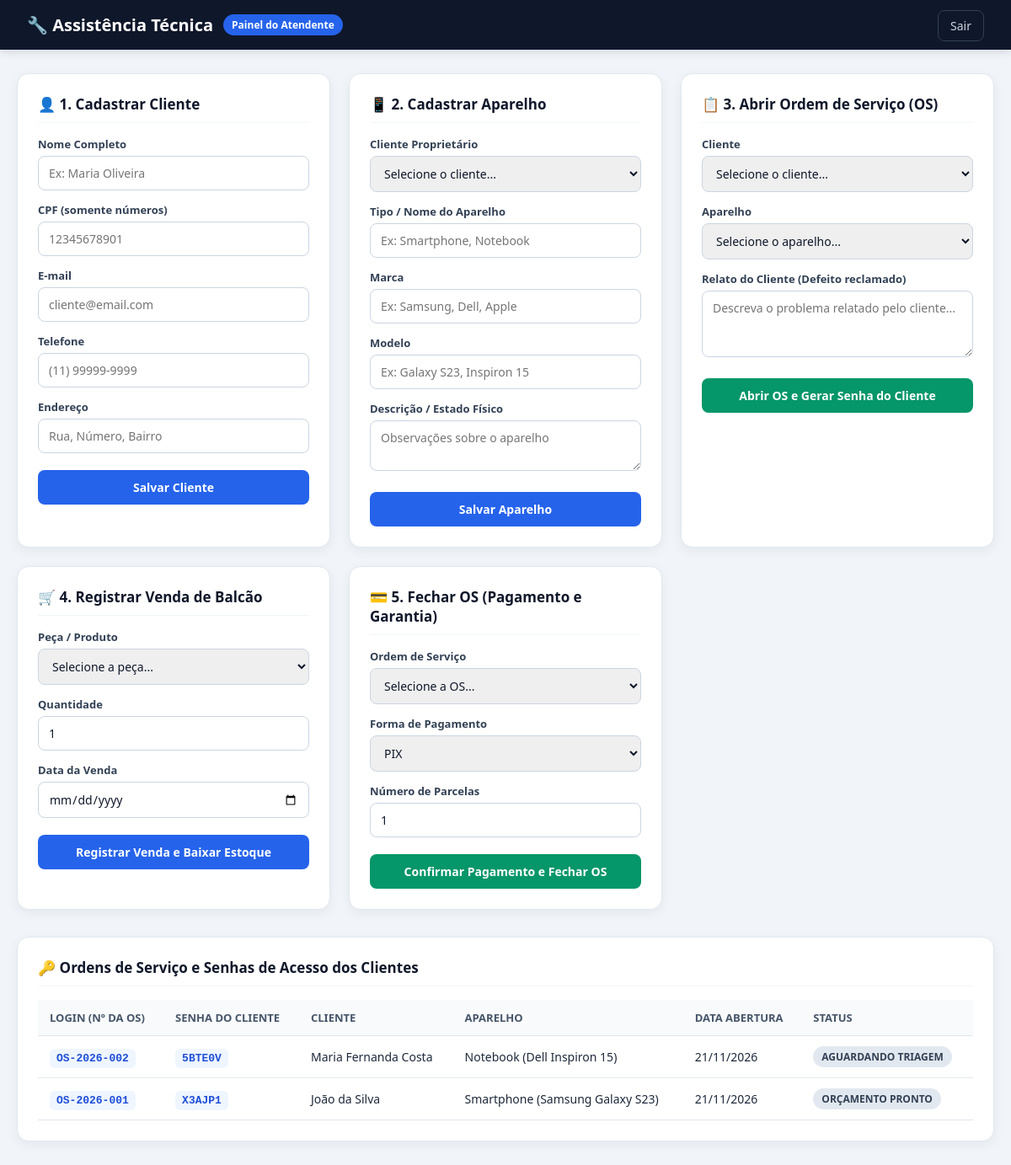
The app's page /atendente/ with its own data.
### app/models.py (models this page shows, shortened)
class OrdemServico(models.Model):
    STATUS_CHOICE = (
        ('AGUARDANDO TRIAGEM', 'Aguardando Triagem'),
        ('EM TRIAGEM', 'Em Triagem'),
        ('ORÇAMENTO PRONTO', 'Orçamento Pronto'),
        ('ORÇAMENTO ACEITO', 'Orçamento Aceito'),
        ('EM REPARO', 'Em Reparo'),
        ('TESTE', 'Teste'),
        ('PAGAMENTO FEITO', 'Pagamento Feito'),
        ('ENTREGUE', 'Entregue'),
        ('CANCELADO', 'Cancelado'),
    )
    def gerarNumeroOS():
        ano = datetime.date.today().year
        numero = OrdemServico.objects.filter(data_abertura__year=ano).count() + 1
        return f'OS-{ano}-{numero:03d}'
    numero_os = models.CharField(max_length=13, default=gerarNumeroOS)
    cliente = models.ForeignKey(Cliente, on_delete=models.CASCADE)
    aparelho = models.ForeignKey(Aparelho, on_delete=models.CASCADE)
    data_abertura = models.DateField()
    data_fechamento = models.DateField(null=True, blank=True)
    relato_cliente = models.TextField()
    Valor = models.ForeignKey(Orcamento, on_delete= models.CASCADE, null=True, blank=True)
    status = models.CharField(
        max_length=20,
        choices=STATUS_CHOICE,
        default = 'AGUARDANDO TRIAGEM'
    )

class Cliente(models.Model):
    user = models.OneToOneField(User, on_delete= models.CASCADE, null= True, blank = True)
    nome = models.CharField(max_length=100)
    email = models.EmailField()
    telefone = models.CharField(max_length=15)
    endereco = models.CharField(max_length=200)
    cpf = models.CharField(max_length=11)
    senha_acesso = models.CharField(max_length=10, null=True, blank=True)

class Aparelho(models.Model):
    nome = models.CharField(max_length=100)
    marca = models.CharField(max_length=100)
    modelo = models.CharField(max_length=100)
    cliente = models.ForeignKey(Cliente, on_delete=models.CASCADE)
    descricao = models.TextField()

### app/views.py (the view, shortened to what this page needs)
# urls.py: path('atendente/', views.painel_atendente, name = 'painel_atendente'),
def painel_atendente(request):
    mensagem = None
    atendente_obj = Atendente.objects.first()
    if not atendente_obj:
        atendente_obj = Atendente.objects.create(Nome="Atendente Padrão", Cargo="Atendente")
    contexto = {
        'clientes': Cliente.objects.all(),
        'aparelhos': Aparelho.objects.all(),
        'pecas': peca.objects.all(),
        'ordens': OrdemServico.objects.all().order_by('-id'),
        'mensagem': mensagem,
    }
    return render(request, 'painel_atendente.html', contexto)

### app/templates/painel_atendente.html (shortened to what this page needs)
<!DOCTYPE html>
<html lang="pt-br">
<head>
</head>
<body>
    <header>
        <div class="brand">
            <h1>🔧 Assistência Técnica</h1>
            <span class="badge-role">Painel do Atendente</span>
        </div>
        <div class="user-actions">
            <a href="{% url 'login' %}">Sair</a>
        </div>
    </header>
    <div class="container">
        <div class="grid-forms">
            <div class="card">
                <h2>👤 1. Cadastrar Cliente</h2>
                <form method="POST">
                    <div class="form-group">
                        <label>Nome Completo</label>
                        <input type="text" name="nome" placeholder="Ex: Maria Oliveira" required>
                    </div>
                    <div class="form-group">
                        <label>CPF (somente números)</label>
                        <input type="text" name="cpf" maxlength="11" placeholder="12345678901" required>
                    </div>
                    <div class="form-group">
                        <label>E-mail</label>
                        <input type="email" name="email" placeholder="cliente@email.com" required>
                    </div>
                    <div class="form-group">
                        <label>Telefone</label>
                        <input type="text" name="telefone" placeholder="(11) 99999-9999" required>
                    </div>
                    <div class="form-group">
                        <label>Endereço</label>
                        <input type="text" name="endereco" placeholder="Rua, Número, Bairro" required>
                    </div>
                    <button type="submit" class="btn">Salvar Cliente</button>
                </form>
            </div>
            <div class="card">
                <h2>📱 2. Cadastrar Aparelho</h2>
                <form method="POST">
                    <div class="form-group">
                        <label>Cliente Proprietário</label>
                        <select name="cliente_id" required>
                            <option value="">Selecione o cliente...</option>
                        </select>
                    </div>
                    <div class="form-group">
                        <label>Tipo / Nome do Aparelho</label>
                        <input type="text" name="nome" placeholder="Ex: Smartphone, Notebook" required>
                    </div>
                    <div class="form-group">
                        <label>Marca</label>
                        <input type="text" name="marca" placeholder="Ex: Samsung, Dell, Apple" required>
                    </div>
                    <div class="form-group">
                        <label>Modelo</label>
                        <input type="text" name="modelo" placeholder="Ex: Galaxy S23, Inspiron 15" required>
                    </div>
                    <div class="form-group">
                        <label>Descrição / Estado Físico</label>
                        <textarea name="descricao" rows="2" placeholder="Observações sobre o aparelho" required></textarea>
                    </div>
                    <button type="submit" class="btn">Salvar Aparelho</button>
                </form>
            </div>
            <div class="card">
                <h2>📋 3. Abrir Ordem de Serviço (OS)</h2>
                <form method="POST">
                    <div class="form-group">
                        <label>Cliente</label>
                        <select name="cliente_id" required>
                            <option value="">Selecione o cliente...</option>
                        </select>
                    </div>
                    <div class="form-group">
                        <label>Aparelho</label>
                        <select name="aparelho_id" required>
                            <option value="">Selecione o aparelho...</option>
                        </select>
                    </div>
                    <div class="form-group">
                        <label>Relato do Cliente (Defeito reclamado)</label>
                        <textarea name="relato_cliente" rows="3" placeholder="Descreva o problema relatado pelo cliente..." required></textarea>
                    </div>
                    <button type="submit" class="btn btn-success">Abrir OS e Gerar Senha do Cliente</button>
                </form>
            </div>
            <div class="card">
                <h2>🛒 4. Registrar Venda de Balcão</h2>
                <form method="POST">
                    <div class="form-group">
                        <label>Peça / Produto</label>
                        <select name="peca_id" required>
                            <option value="">Selecione a peça...</option>
                        </select>
                    </div>
                    <div class="form-group">
                        <label>Quantidade</label>
                        <input type="number" name="quantidade" min="1" value="1" required>
                    </div>
                    <div class="form-group">
                        <label>Data da Venda</label>
                        <input type="date" name="data_venda" required>
                    </div>
                    <button type="submit" class="btn">Registrar Venda e Baixar Estoque</button>
                </form>
            </div>
            <div class="card">
                <h2>💳 5. Fechar OS (Pagamento e Garantia)</h2>
                <form method="POST">
                    <div class="form-group">
                        <label>Ordem de Serviço</label>
                        <select name="os_id" required>
                            <option value="">Selecione a OS...</option>
                        </select>
                    </div>
                    <div class="form-group">
                        <label>Forma de Pagamento</label>
                        <select name="tipo_pagamento" required>
                            <option value="PIX">PIX</option>
                        </select>
                    </div>
                    <div class="form-group">
                        <label>Número de Parcelas</label>
                        <input type="number" name="parcelas" min="1" max="12" value="1" required>
                    </div>
                    <button type="submit" class="btn btn-success">Confirmar Pagamento e Fechar OS</button>
                </form>
            </div>
        </div>
        <div class="card table-card">
            <h2>🔑 Ordens de Serviço e Senhas de Acesso dos Clientes</h2>
            <table>
                <thead>
                    <tr>
                        <th>Login (Nº da OS)</th>
                        <th>Senha do Cliente</th>
                        <th>Cliente</th>
                        <th>Aparelho</th>
                        <th>Data Abertura</th>
                        <th>Status</th>
                    </tr>
                </thead>
                <tbody>
                    {% for os in ordens %}
                        <tr>
                            <td><span class="code-pill">{{ os.numero_os }}</span></td>
                            <td><span class="code-pill">{{ os.cliente.senha_acesso|default:"-" }}</span></td>
                            <td>{{ os.cliente.nome }}</td>
                            <td>{{ os.aparelho.nome }} ({{ os.aparelho.marca }} {{ os.aparelho.modelo }})</td>
                            <td>{{ os.data_abertura|date:"d/m/Y" }}</td>
                            <td><span class="status-badge">{{ os.status }}</span></td>
                        </tr>
                    {% empty %}
                        <tr>
                            <td colspan="6">Nenhuma Ordem de Serviço cadastrada ainda.</td>
                        </tr>
                    {% endfor %}
                </tbody>
            </table>
        </div>
    </div>
</body>
</html>

### app/templates/painel_atendente.html (style rules this page uses)
* { box-sizing: border-box; margin: 0; padding: 0; font-family: 'Segoe UI', Tahoma, Geneva, Verdana, sans-serif; }
body { background-color: #f1f5f9; color: #1e293b; min-height: 100vh; }
header { background-color: #0f172a; color: #ffffff; padding: 16px 32px; display: flex; align-items: center; justify-content: space-between; box-shadow: 0 2px 10px rgba(0, 0, 0, 0.15); }
header .brand { display: flex; align-items: center; gap: 12px; }
header h1 { font-size: 20px; font-weight: 700; }
header .badge-role { background-color: #2563eb; color: #ffffff; padding: 4px 10px; border-radius: 999px; font-size: 12px; font-weight: 600; }
header .user-actions a { color: #cbd5e1; text-decoration: none; font-size: 14px; padding: 8px 14px; border: 1px solid #334155; border-radius: 8px; transition: all 0.2s; }
.container { max-width: 1280px; margin: 28px auto; padding: 0 20px; }
.grid-forms { display: grid; grid-template-columns: repeat(auto-fit, minmax(360px, 1fr)); gap: 22px; margin-bottom: 32px; }
.card { background-color: #ffffff; border-radius: 14px; padding: 24px; box-shadow: 0 4px 14px rgba(15, 23, 42, 0.06); border: 1px solid #e2e8f0; }
.card h2 { font-size: 17px; font-weight: 700; color: #0f172a; margin-bottom: 16px; padding-bottom: 10px; border-bottom: 1px solid #f1f5f9; display: flex; align-items: center; gap: 8px; }
.form-group { margin-bottom: 14px; }
.form-group label { display: block; font-size: 13px; font-weight: 600; color: #334155; margin-bottom: 5px; }
.form-group input, .form-group select, .form-group textarea { width: 100%; padding: 10px 12px; border: 1.5px solid #cbd5e1; border-radius: 8px; font-size: 14px; color: #0f172a; outline: none; transition: border-color 0.2s; }
.btn { width: 100%; padding: 11px 16px; background-color: #2563eb; color: #ffffff; border: none; border-radius: 8px; font-size: 14px; font-weight: 600; cursor: pointer; transition: background-color 0.2s; margin-top: 6px; }
.btn-success { background-color: #059669; }
.table-card { margin-top: 12px; overflow-x: auto; }
table { width: 100%; border-collapse: collapse; font-size: 14px; }
th, td { text-align: left; padding: 12px 14px; border-bottom: 1px solid #e2e8f0; }
th { background-color: #f8fafc; color: #475569; font-weight: 600; font-size: 13px; text-transform: uppercase; }
.code-pill { background-color: #eff6ff; color: #1d4ed8; font-family: monospace; font-weight: 700; padding: 4px 8px; border-radius: 6px; font-size: 13px; }
.status-badge { display: inline-block; padding: 4px 10px; border-radius: 999px; font-size: 12px; font-weight: 600; background-color: #e2e8f0; color: #334155; }

### records on screen
OrdemServico: numero_os "OS-2026-002", cliente.senha_acesso "5BTE0V", cliente.nome "Maria Fernanda Costa", aparelho.nome "Notebook", aparelho.marca "Dell", aparelho.modelo "Inspiron 15", data_abertura "21/11/2026", status "AGUARDANDO TRIAGEM"
OrdemServico: numero_os "OS-2026-001", cliente.senha_acesso "X3AJP1", cliente.nome "João da Silva", aparelho.nome "Smartphone", aparelho.marca "Samsung", aparelho.modelo "Galaxy S23", data_abertura "21/11/2026", status "ORÇAMENTO PRONTO"
